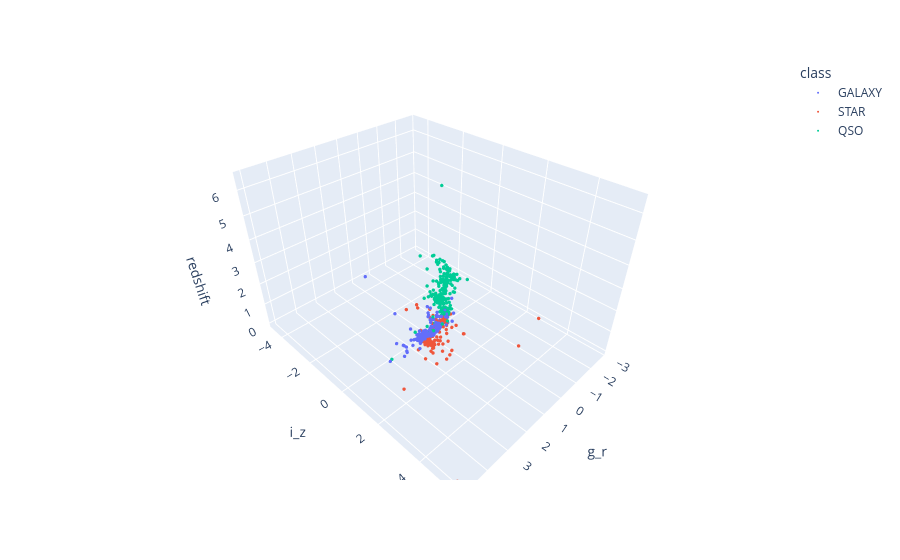

Notebook code for this chart:
### Markdown cell above
Although **redshift** provided noticeable separation, there was still considerable **superposition between the QSO and GALAXY classes**, indicating that these objects cannot be completely distinguished using a single feature.

This observation suggests that **combining multiple informative features**, such as **redshift** with the engineered color indices (particularly **g_r**), may provide better class separation and improve clustering performance.

### Code cell
import plotly.express as px
import nbformat

fig = px.scatter_3d(
    k_means_sampled,
    x='g_r',
    y='i_z',
    z='redshift',
    color='class'
)

fig.update_traces(marker=dict(size=2))

fig.show()

### Figure 1 — Plotly figure (JSON) as saved in the notebook; plotly's stock layout.template omitted (floating-point values rounded to 4 significant figures; data arrays with more than 128 entries replaced by an {"elided": "..."} marker saying what was removed)
{"data": [{"hovertemplate": "class=GALAXY<br>g_r=%{x}<br>i_z=%{y}<br>redshift=%{z}<extra></extra>", "legendgroup": "GALAXY", "marker": {"color": "#636efa", "size": 2, "symbol": "circle"}, "mode": "markers", "name": "GALAXY", "scene": "scene", "showlegend": true, "type": "scatter3d", "x": {"elided": "200 float values"}, "y": {"elided": "200 float values"}, "z": {"elided": "200 float values"}}, {"hovertemplate": "class=STAR<br>g_r=%{x}<br>i_z=%{y}<br>redshift=%{z}<extra></extra>", "legendgroup": "STAR", "marker": {"color": "#EF553B", "size": 2, "symbol": "circle"}, "mode": "markers", "name": "STAR", "scene": "scene", "showlegend": true, "type": "scatter3d", "x": {"elided": "200 float values"}, "y": {"elided": "200 float values"}, "z": {"elided": "200 float values"}}, {"hovertemplate": "class=QSO<br>g_r=%{x}<br>i_z=%{y}<br>redshift=%{z}<extra></extra>", "legendgroup": "QSO", "marker": {"color": "#00cc96", "size": 2, "symbol": "circle"}, "mode": "markers", "name": "QSO", "scene": "scene", "showlegend": true, "type": "scatter3d", "x": {"elided": "200 float values"}, "y": {"elided": "200 float values"}, "z": {"elided": "200 float values"}}], "layout": {"legend": {"title": {"text": "class"}, "tracegroupgap": 0}, "margin": {"t": 60}, "scene": {"domain": {"x": [0, 1], "y": [0, 1]}, "xaxis": {"title": {"text": "g_r"}}, "yaxis": {"title": {"text": "i_z"}}, "zaxis": {"title": {"text": "redshift"}}}}}
